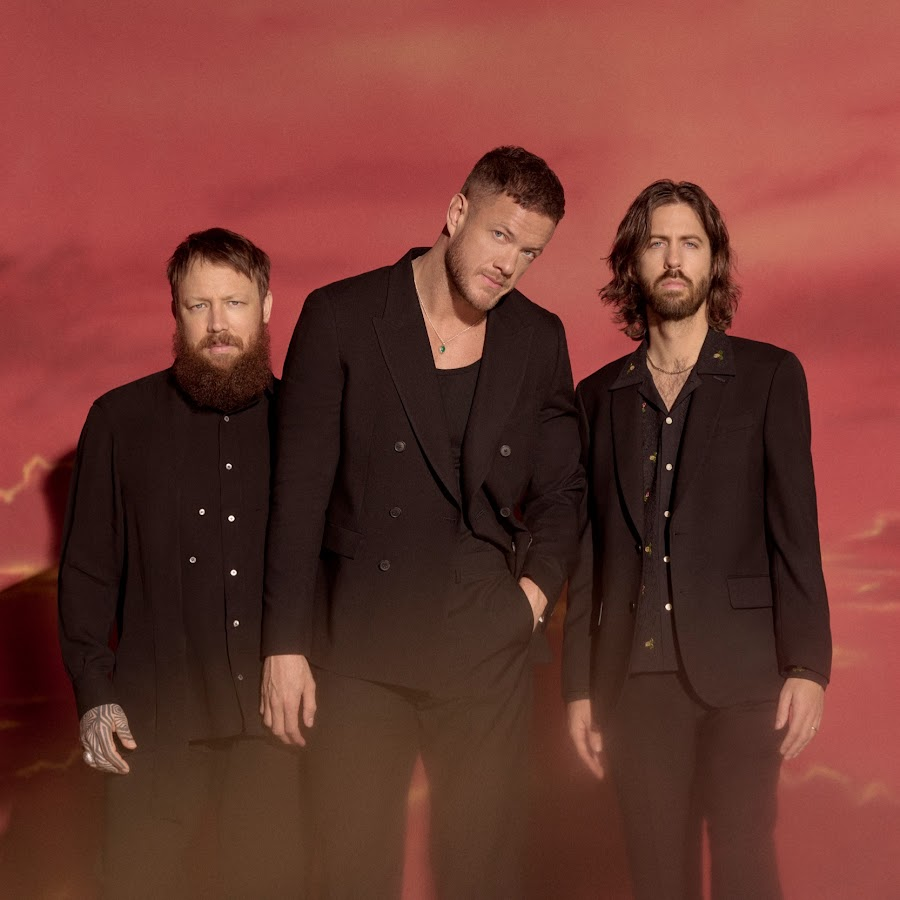
#> input picture resimler/channels4_profile.jpg, 900 x 900 px
$ python opencv1.py
#> lines starting #> are read from the running program, lines starting #| are printed output that depends on the picture
import cv2
import numpy as np
img=cv2.imread("resimler/channels4_profile.jpg")
#> img is the input picture: shape (900, 900, 3); mean B, G, R 48.7, 56.3, 110.7
cv2.line (img,(0,0),(511,511),(255,0,0),5)
cv2.rectangle (img,(384,0),(510,128),(0,255,0),3)
cv2.circle (img,(555,73), 63, (0,0,0), 0)
cv2.ellipse (img,(800,500),(100,50),0,0,170,255,-2)
pts = np.array([[10,5],[20,30],[70,20],[50,10]], np.int32)
pts = pts.reshape([-1,1,2])
cv2.polylines(img,[pts],True,(0,255,255))
#> img: shape (900, 900, 3); mean B, G, R 51.6, 56.1, 108.7
font = cv2.FONT_HERSHEY_SIMPLEX
cv2.putText(img,'My Best Singer',(100,400), font, 3,(255,255,255),2,cv2.LINE_AA)
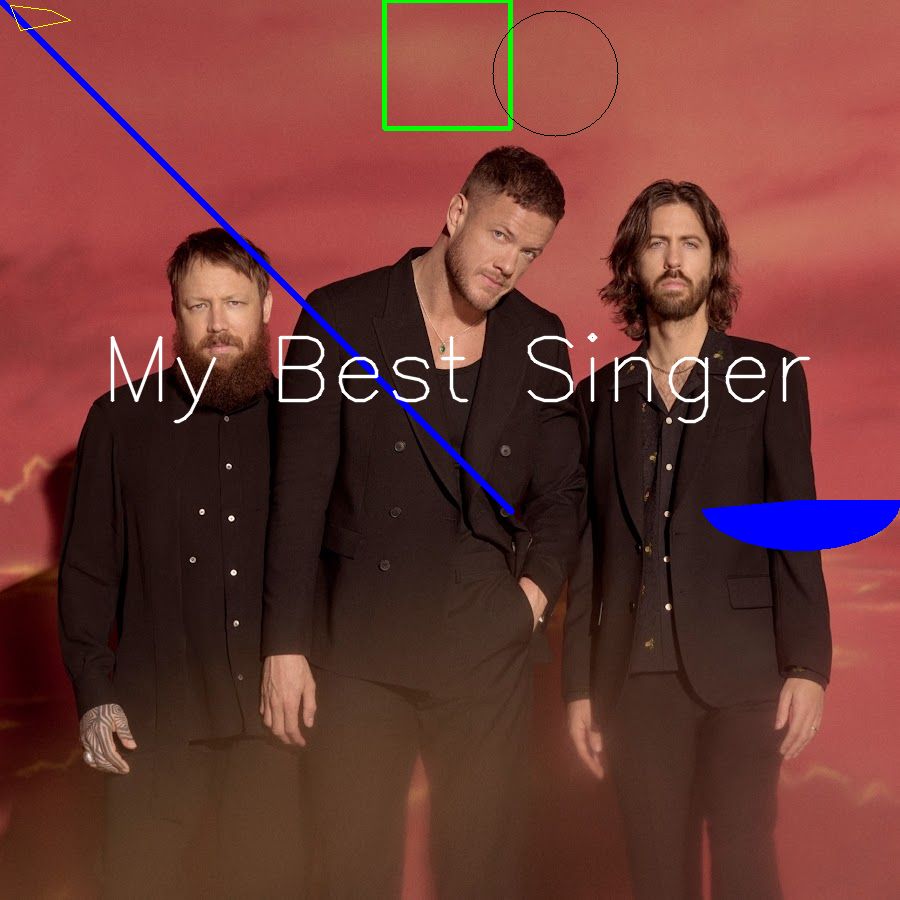
#> img: shape (900, 900, 3); mean B, G, R 53.2, 57.7, 110

cv2.imshow("image",img)
cv2.waitKey(0)
cv2.destroyAllWindows()
cv2 .imwrite("image.jpeg",img)
